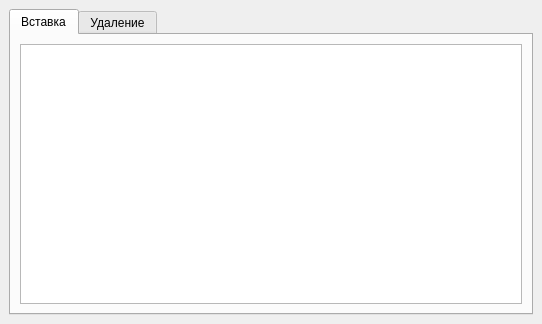
<?xml version="1.0" encoding="UTF-8"?>
<ui version="4.0">
 <class>MainWindow</class>
 <widget class="QMainWindow" name="MainWindow">
  <property name="geometry">
   <rect>
    <x>0</x>
    <y>0</y>
    <width>542</width>
    <height>324</height>
   </rect>
  </property>
  <property name="windowTitle">
   <string>Хэш таблица (линейное зондирование)</string>
  </property>
  <property name="windowIcon">
   <iconset>
    <normaloff>../../../../Kittens_attack_2!/sitting-cat.ico</normaloff>../../../../Kittens_attack_2!/sitting-cat.ico</iconset>
  </property>
  <widget class="QWidget" name="centralwidget">
   <layout class="QVBoxLayout" name="verticalLayout">
    <item>
     <widget class="QTabWidget" name="tabWidget">
      <property name="currentIndex">
       <number>0</number>
      </property>
      <widget class="QWidget" name="tabInsertionInfo">
       <attribute name="title">
        <string>Вставка</string>
       </attribute>
       <layout class="QHBoxLayout" name="horizontalLayout">
        <item>
         <widget class="QTextEdit" name="textInsertionInfo"/>
        </item>
       </layout>
      </widget>
      <widget class="QWidget" name="tabRemovingInfo">
       <attribute name="title">
        <string>Удаление</string>
       </attribute>
       <layout class="QHBoxLayout" name="horizontalLayout_2">
        <item>
         <widget class="QTextEdit" name="textRemovingInfo"/>
        </item>
       </layout>
      </widget>
     </widget>
    </item>
   </layout>
  </widget>
 </widget>
 <resources/>
 <connections/>
</ui>
